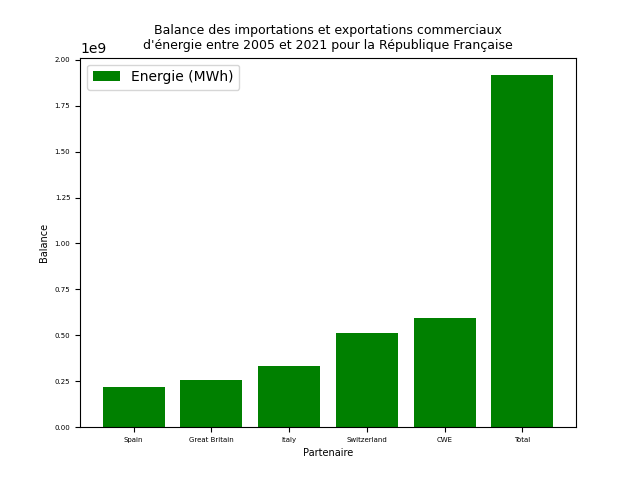

Generate this figure with Python:
import matplotlib.pyplot as plt
import pandas as pd

partners=pd.read_csv('partners.csv')
partners=partners.sort_values(by='Balance',ascending=True)

plt.bar(partners['Pays'], partners['Balance'],label='Energie (MWh)', color='green')

plt.xlabel('Partenaire', fontsize=7)
plt.ylabel('Balance', fontsize=7)
plt.title("Balance des importations et exportations commerciaux\nd'énergie entre 2005 et 2021 pour la République Française", fontsize=9)

plt.xticks(fontsize=5)
plt.yticks(fontsize=5)

plt.legend(loc="upper left")

plt.savefig('totalFr.png')